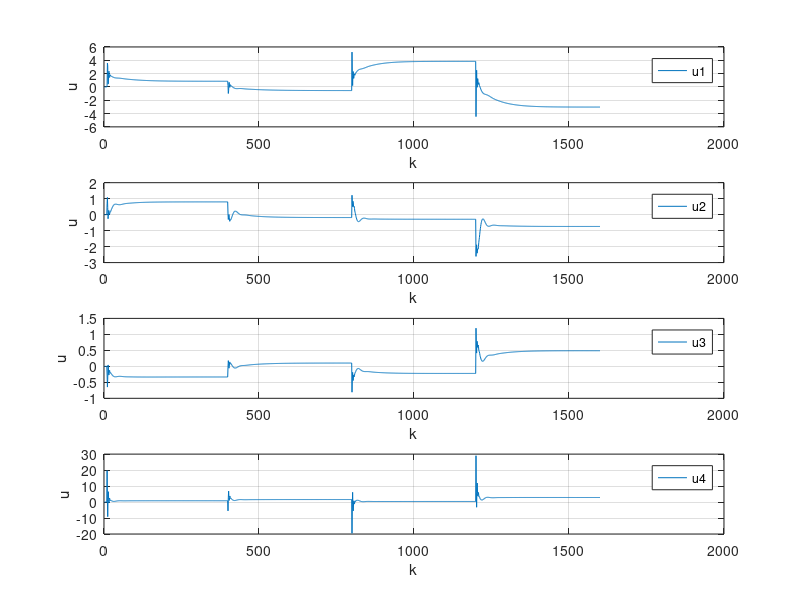

The MATLAB script that drew this image: (Note: this script raises an error after producing the figure.)
addpath('../matlab2tikz-master/src/');
outputFile = '../Wykresy_tex/proj_zadanie5DMC_u.tex';

y1 = dlmread('y1.csv','\t');
y2 = dlmread('y2.csv','\t');
y3 = dlmread('y3.csv','\t');
u1 = dlmread('u1.csv','\t');
u2 = dlmread('u2.csv','\t');
u3 = dlmread('u3.csv','\t');
u4 = dlmread('u4.csv','\t');
y1zad = dlmread('y1_zad.csv','\t');
y2zad = dlmread('y2_zad.csv','\t');
y3zad = dlmread('y3_zad.csv','\t');


% figure(1);
% 
% 
% subplot(4,1, 1);
% plot(u1);
%  ylabel('u_1');
%  xlabel('k');
% grid on;
% 
% subplot(4,1, 2);
% plot(u2);
% ylabel('u_2');
%  xlabel('k');
% grid on;
% 
% subplot(4,1, 3);
% plot(u3);
% ylabel('u_3');
%  xlabel('k');
% grid on;
% 
% subplot(4,1, 4);
% plot(u4);
% ylabel('u_4');
%  xlabel('k');
% grid on;

figure(2);

title('y');

subplot(4,1, 1);
plot(u1);
hold on;
%plot(y1zad);
ylabel('u');
xlabel('k');
legend('u1','Location', 'NorthEast');
grid on;
%ylim([0 4]);


subplot(4,1, 2);
plot(u2);
hold on;
%plot(y2zad);
ylabel('u');
xlabel('k');
legend('u2','Location', 'NorthEast');
grid on;
%ylim([0 4]);

subplot(4,1, 3);

plot(u3);
hold on;
%plot(y3zad);
ylabel('u');
xlabel('k');
legend('u3','Location', 'NorthEast');
grid on;
%ylim([0 4]);

subplot(4,1, 4);

plot(u4);
hold on;
%plot(y3zad);
ylabel('u');
xlabel('k');
legend('u4','Location', 'NorthEast');
grid on;


% subplot(,1, 2);
% hold on;
% %stairs(x,u);
% plot(x,u);
% plot(x,u1);
% plot(x,u2);
% plot(x,u3);
% plot(x,u4);
% xlim([min(x) max(x)]);
% %title('u');
% %xlabel('k');
% ylabel('u');
% legend('u', 'Location', 'NorthEast');
% grid on;
% box on;

% subplot(3,1, 3);
% hold on;
% stairs(x,z);
% xlim([min(x) max(x)]);
% %title('z');
% xlabel('k');
% ylabel('z');
% legend('z', 'Location', 'NorthEast');
% grid on;
% box on;

% dwie linijki poni�ej zapewniaj� poprawne ustawienie wykresu w pdf-ie
% oraz pozwalaj� nazwa� wykres pod spodem
%beforeFigure = [sprintf('\\begin{figure}[H] \n\\centering')];
%afterFigure = [sprintf('\\caption{%s}\n\\end{figure}', title)];

matlab2tikz(outputFile, ...
    'showInfo', false, ...
    'encoding', 'UTF-8');
%    'extraCode', beforeFigure, ...
%    'extraCodeAtEnd', afterFigure);
hold off;
%close(1)
